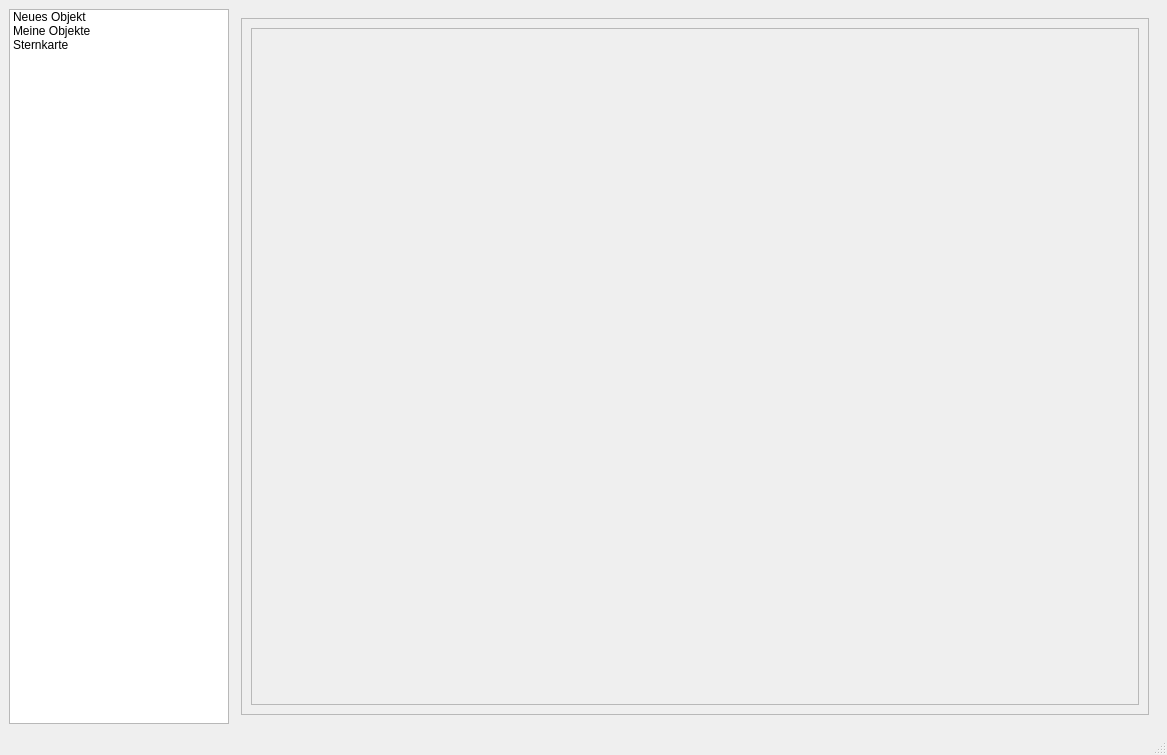
<?xml version="1.0" encoding="UTF-8"?>
<ui version="4.0">
 <class>MainWindow</class>
 <widget class="QMainWindow" name="MainWindow">
  <property name="geometry">
   <rect>
    <x>0</x>
    <y>0</y>
    <width>1167</width>
    <height>755</height>
   </rect>
  </property>
  <property name="windowTitle">
   <string>CAT 3 - Catalog of Astronomical Things</string>
  </property>
  <widget class="QWidget" name="centralwidget">
   <property name="autoFillBackground">
    <bool>false</bool>
   </property>
   <layout class="QHBoxLayout" name="horizontalLayout_2">
    <item>
     <layout class="QHBoxLayout" name="horizontalLayout">
      <property name="spacing">
       <number>3</number>
      </property>
      <property name="sizeConstraint">
       <enum>QLayout::SizeConstraint::SetDefaultConstraint</enum>
      </property>
      <item>
       <widget class="QListWidget" name="NavigationListWidget">
        <property name="minimumSize">
         <size>
          <width>220</width>
          <height>0</height>
         </size>
        </property>
        <property name="maximumSize">
         <size>
          <width>220</width>
          <height>16777215</height>
         </size>
        </property>
        <property name="mouseTracking">
         <bool>false</bool>
        </property>
        <item>
         <property name="text">
          <string>Neues Objekt</string>
         </property>
         <property name="icon">
          <iconset theme="QIcon::ThemeIcon::ListAdd"/>
         </property>
        </item>
        <item>
         <property name="text">
          <string>Meine Objekte</string>
         </property>
         <property name="icon">
          <iconset theme="QIcon::ThemeIcon::EditFind"/>
         </property>
        </item>
        <item>
         <property name="text">
          <string>Sternkarte</string>
         </property>
         <property name="icon">
          <iconset theme="QIcon::ThemeIcon::WeatherClear"/>
         </property>
        </item>
       </widget>
      </item>
      <item>
       <widget class="QStackedWidget" name="DisplayedWindwoWidget">
        <property name="currentIndex">
         <number>3</number>
        </property>
        <widget class="QWidget" name="NewEntry">
         <layout class="QHBoxLayout" name="horizontalLayout_3">
          <item>
           <widget class="QFrame" name="MainView">
            <property name="frameShape">
             <enum>QFrame::Shape::StyledPanel</enum>
            </property>
            <property name="frameShadow">
             <enum>QFrame::Shadow::Raised</enum>
            </property>
            <layout class="QVBoxLayout" name="verticalLayout_2">
             <item>
              <widget class="QFrame" name="HeaderFrame">
               <property name="maximumSize">
                <size>
                 <width>16777215</width>
                 <height>40</height>
                </size>
               </property>
               <property name="frameShape">
                <enum>QFrame::Shape::StyledPanel</enum>
               </property>
               <property name="frameShadow">
                <enum>QFrame::Shadow::Raised</enum>
               </property>
               <layout class="QVBoxLayout" name="verticalLayout_3">
                <property name="leftMargin">
                 <number>1</number>
                </property>
                <property name="topMargin">
                 <number>1</number>
                </property>
                <property name="rightMargin">
                 <number>1</number>
                </property>
                <property name="bottomMargin">
                 <number>1</number>
                </property>
                <item>
                 <widget class="QTextEdit" name="TE_NAME"/>
                </item>
               </layout>
              </widget>
             </item>
             <item>
              <widget class="QFrame" name="ContentFrame">
               <property name="frameShape">
                <enum>QFrame::Shape::StyledPanel</enum>
               </property>
               <property name="frameShadow">
                <enum>QFrame::Shadow::Raised</enum>
               </property>
               <layout class="QGridLayout" name="gridLayout">
                <item row="0" column="0">
                 <widget class="QFrame" name="frame_2">
                  <property name="frameShape">
                   <enum>QFrame::Shape::StyledPanel</enum>
                  </property>
                  <property name="frameShadow">
                   <enum>QFrame::Shadow::Raised</enum>
                  </property>
                  <layout class="QVBoxLayout" name="verticalLayout"/>
                 </widget>
                </item>
                <item row="0" column="1">
                 <widget class="QFrame" name="frame_3">
                  <property name="frameShape">
                   <enum>QFrame::Shape::StyledPanel</enum>
                  </property>
                  <property name="frameShadow">
                   <enum>QFrame::Shadow::Raised</enum>
                  </property>
                  <layout class="QVBoxLayout" name="verticalLayout_4"/>
                 </widget>
                </item>
                <item row="1" column="0">
                 <widget class="QFrame" name="frame_4">
                  <property name="frameShape">
                   <enum>QFrame::Shape::StyledPanel</enum>
                  </property>
                  <property name="frameShadow">
                   <enum>QFrame::Shadow::Raised</enum>
                  </property>
                  <layout class="QVBoxLayout" name="verticalLayout_5"/>
                 </widget>
                </item>
                <item row="1" column="1">
                 <widget class="QFrame" name="frame_5">
                  <property name="frameShape">
                   <enum>QFrame::Shape::StyledPanel</enum>
                  </property>
                  <property name="frameShadow">
                   <enum>QFrame::Shadow::Raised</enum>
                  </property>
                  <layout class="QVBoxLayout" name="verticalLayout_6">
                   <item>
                    <widget class="QPushButton" name="pushButton_2">
                     <property name="text">
                      <string>speichern</string>
                     </property>
                    </widget>
                   </item>
                  </layout>
                 </widget>
                </item>
               </layout>
              </widget>
             </item>
            </layout>
           </widget>
          </item>
         </layout>
        </widget>
        <widget class="QWidget" name="MyObjects">
         <layout class="QVBoxLayout" name="verticalLayout_7">
          <item>
           <widget class="QLineEdit" name="filterInput"/>
          </item>
          <item>
           <widget class="QListWidget" name="objectsList"/>
          </item>
         </layout>
        </widget>
        <widget class="QWidget" name="Starmap">
         <widget class="QLabel" name="label">
          <property name="geometry">
           <rect>
            <x>240</x>
            <y>290</y>
            <width>341</width>
            <height>20</height>
           </rect>
          </property>
          <property name="text">
           <string>Hier gibts noch nichts zu sehen</string>
          </property>
         </widget>
        </widget>
        <widget class="QWidget" name="ObjectDetails">
         <layout class="QHBoxLayout" name="horizontalLayout_4">
          <item>
           <widget class="QFrame" name="frame">
            <property name="frameShape">
             <enum>QFrame::Shape::StyledPanel</enum>
            </property>
            <property name="frameShadow">
             <enum>QFrame::Shadow::Raised</enum>
            </property>
            <layout class="QVBoxLayout" name="verticalLayout_8">
             <item>
              <widget class="QFrame" name="frame_6">
               <property name="frameShape">
                <enum>QFrame::Shape::StyledPanel</enum>
               </property>
               <property name="frameShadow">
                <enum>QFrame::Shadow::Raised</enum>
               </property>
              </widget>
             </item>
            </layout>
           </widget>
          </item>
         </layout>
        </widget>
       </widget>
      </item>
     </layout>
    </item>
   </layout>
  </widget>
  <widget class="QMenuBar" name="menubar">
   <property name="geometry">
    <rect>
     <x>0</x>
     <y>0</y>
     <width>1167</width>
     <height>21</height>
    </rect>
   </property>
  </widget>
  <widget class="QStatusBar" name="statusbar"/>
 </widget>
 <resources/>
 <connections>
  <connection>
   <sender>NavigationListWidget</sender>
   <signal>currentRowChanged(int)</signal>
   <receiver>DisplayedWindwoWidget</receiver>
   <slot>setCurrentIndex(int)</slot>
   <hints>
    <hint type="sourcelabel">
     <x>189</x>
     <y>98</y>
    </hint>
    <hint type="destinationlabel">
     <x>308</x>
     <y>101</y>
    </hint>
   </hints>
  </connection>
 </connections>
</ui>
